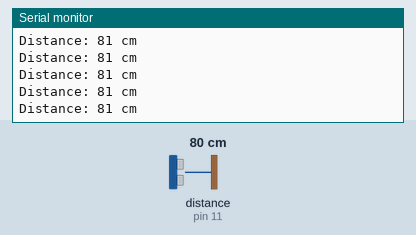
The sketch below on a simulated Arduino Uno, built with avr-gcc and run on an emulated ATmega328P. On the bench: the last lines printed to the serial monitor. Inputs (shaded band) come from the test bench; at power-on: distance to the obstacle (sensor on pin 11) 80 cm. The echo pulse lasts 58.3 µs per cm.

Above: at 1.2 s.
1.3 s: distance to the obstacle (sensor on pin 11) set to 4 cm
At 1.34 s:
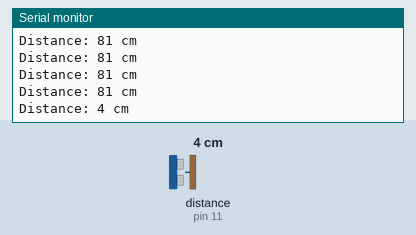
4.3 s: distance to the obstacle (sensor on pin 11) set to 2 cm
At 4.31 s:
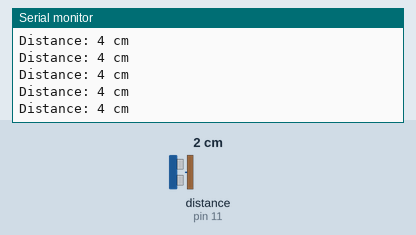
7.3 s: distance to the obstacle (sensor on pin 11) set to 60 cm
At 7.36 s:
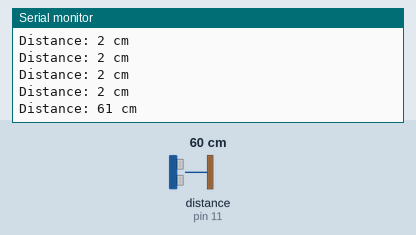
10.3 s: distance to the obstacle (sensor on pin 11) set to 250 cm
At 10.36 s:
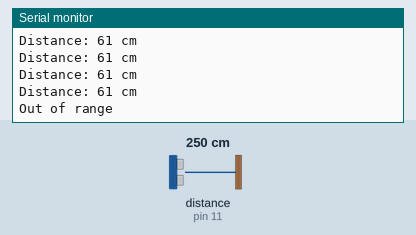
Timing chart, 0 to 13.2 s (numbered marks = the images above; inputs shaded):
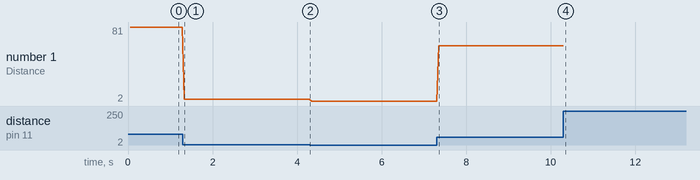

The sketch:

ardunio.ino
```cpp
// use `NewPing` lib by Tim Eckel
#include <NewPing.h>

#define TRIGGER_PIN 12
#define ECHO_PIN 11
#define MAX_DISTANCE 200  // Maximum distance (cm)

NewPing sonar(TRIGGER_PIN, ECHO_PIN, MAX_DISTANCE);

void setup() {
  Serial.begin(9600);
  Serial.println("HC-SR04 Ultrasonic Sensor Ready");
}

void loop() {
  delay(50);

  int distance = sonar.ping_cm();

  if (distance == 0) {
    Serial.println("Out of range");
  } else {
    Serial.print("Distance: ");
    Serial.print(distance);
    Serial.println(" cm");
  }
}
```

Measured:
- after the input at 1.3 s, the serial monitor: prints a new line at once (image 1)
- after the input at 7.3 s, the serial monitor: prints a new line after 0.05 s (image 3)
- after the input at 10.3 s, the serial monitor: prints a new line after 0.05 s (image 4)
- plotted number 1: 4 → 2 after the input at 4.3 s, 2 → 61 after the input at 7.3 s
